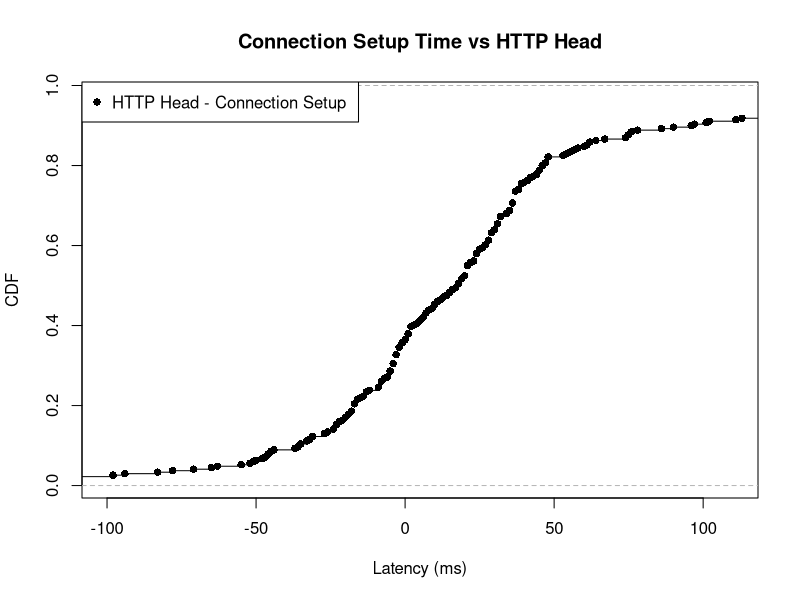

Here is the R script that generated this plot:
tcp_open <-c(75.00, 46.00, 37.00, 78.00, 86.00, 86.00, 45.00, 45.00, 45.00, 78.00, 78.00, 49.00, 49.00, 49.00, 49.00, 49.00, 54.00, 54.00, 54.00, 54.00, 54.00, 55.00, 93.00, 59.00, 59.00, 59.00, 212.00, 172.00, 172.00, 172.00, 111.00, 111.00, 78.00, 78.00, 460.00, 460.00, 493.00, 41.00, 92.00, 41.00, 75.00, 50.00, 50.00, 64.00, 64.00, 72.00, 62.00, 5.00, 65.00, 65.00, 65.00, 12.00, 16.00, 16.00, 16.00, 12.00, 65.00, 65.00, 42.00, 65.00, 39.00, 75.00, 42.00, 42.00, 34.00, 98.00, 42.00, 121.00, 121.00, 36.00, 165.00, 209.00, 165.00, 165.00, 165.00, 61.00, 61.00, 61.00, 658.00, 514.00, 229.00, 229.00, 264.00, 264.00, 165.00, 165.00, 165.00, 76.00, 74.00, 117.00, 76.00, 122.00, 122.00, 615.00, 44.00, 44.00, 44.00, 35.00, 35.00, 35.00, 35.00, 35.00, 35.00, 38.00, 38.00, 38.00, 29.00, 80.00, 32.00, 38.00, 29.00, 30.00, 29.00, 91.00, 30.00, 91.00, 58.00, 58.00, 58.00, 91.00, 58.00, 58.00, 742.00, 742.00, 742.00, 742.00, 62.00, 742.00, 62.00, 62.00, 52.00, 52.00, 52.00, 101.00, 52.00, 85.00, 64.00, 72.00, 72.00, 64.00, 72.00, 67.00, 91.00, 67.00, 67.00, 32.00, 32.00, 37.00, 64.00, 60.00, 62.00, 62.00, 60.00, 60.00, 52.00, 48.00, 101.00, 101.00, 101.00, 76.00, 101.00, 31.00, 73.00, 73.00, 73.00, 73.00, 43.00, 43.00, 43.00, 38.00, 28.00, 28.00, 114.00, 41.00, 114.00, 114.00, 45.00, 45.00, 45.00, 25.00, 33.00, 60.00, 33.00, 60.00, 33.00, 33.00, 32.00, 32.00, 32.00, 133.00, 133.00, 73.00, 73.00, 70.00, 70.00, 111.00, 111.00, 111.00, 111.00, 111.00, 196.00, 196.00, 196.00, 188.00, 319.00, 319.00, 319.00, 319.00, 319.00, 243.00, 84.00, 90.00, 90.00, 29.00, 29.00, 29.00, 29.00, 29.00, 81.00, 42.00, 90.00, 90.00, 33.00, 79.00, 79.00, 79.00, 79.00, 93.00, 93.00, 93.00, 75.00, 91.00, 91.00, 72.00, 72.00, 69.00, 78.00, 78.00, 81.00, 71.00, 76.00, 54.00, 54.00, 77.00, 77.00, 185.00, 92.00, 68.00, 68.00, 68.00, 103.00, 122.00, 122.00, 53.00, 53.00, 142.00, 68.00, 68.00, 68.00, 122.00, 60.00, 27.00, 27.00, 32.00, 70.00, 29.00, 29.00, 54.00, 52.00)

http_head<-c(112.00, 20.00, 32.00, 65.00, 72.00, 88.00, 66.00, 73.00, 27.00, 79.00, 89.00, 75.00, 85.00, 78.00, 70.00, 47.00, 59.00, 102.00, 240.00, 101.00, 118.00, 38.00, 90.00, 98.00, 170.00, 72.00, 114.00, 168.00, 248.00, 273.00, 168.00, 126.00, 99.00, 58.00, 527.00, 492.00, 555.00, 54.00, 55.00, 76.00, 117.00, 57.00, 319.00, 122.00, 52.00, 63.00, 38.00, 13.00, 57.00, 95.00, 72.00, 4.00, 3.00, 61.00, 102.00, 182.00, 60.00, 102.00, 58.00, 100.00, 53.00, 112.00, 25.00, 35.00, 50.00, 48.00, 36.00, 38.00, 43.00, 189.00, 210.00, 215.00, 167.00, 171.00, 186.00, 397.00, 437.00, 489.00, 669.00, 568.00, 107.00, 67.00, 170.00, 142.00, 130.00, 187.00, 184.00, 68.00, 97.00, 46.00, 31.00, 67.00, 146.00, 29.00, 22.00, 29.00, 62.00, 95.00, 62.00, 77.00, 66.00, 96.00, 64.00, 20.00, 63.00, 36.00, 27.00, 44.00, 24.00, 75.00, 31.00, 26.00, 69.00, 99.00, 27.00, 120.00, 481.00, 497.00, 504.00, 64.00, 527.00, 999.99, 153.00, 999.99, 999.99, 999.99, 27.00, 999.99, 46.00, 64.00, 89.00, 100.00, 127.00, 129.00, 91.00, 68.00, 68.00, 73.00, 77.00, 64.00, 84.00, 95.00, 44.00, 98.00, 64.00, 68.00, 69.00, 33.00, 85.00, 59.00, 94.00, 159.00, 58.00, 67.00, 49.00, 94.00, 125.00, 98.00, 175.00, 31.00, 110.00, 62.00, 52.00, 73.00, 68.00, 92.00, 58.00, 27.00, 42.00, 134.00, 66.00, 24.00, 82.00, 62.00, 83.00, 62.00, 63.00, 29.00, 55.00, 64.00, 24.00, 29.00, 43.00, 63.00, 228.00, 31.00, 61.00, 134.00, 33.00, 110.00, 113.00, 118.00, 119.00, 106.00, 117.00, 78.00, 141.00, 88.00, 145.00, 107.00, 169.00, 177.00, 163.00, 357.00, 355.00, 360.00, 372.00, 256.00, 273.00, 51.00, 102.00, 77.00, 114.00, 24.00, 172.00, 107.00, 61.00, 105.00, 59.00, 117.00, 180.00, 240.00, 65.00, 56.00, 125.00, 103.00, 104.00, 117.00, 103.00, 112.00, 106.00, 116.00, 204.00, 106.00, 109.00, 201.00, 115.00, 121.00, 98.00, 119.00, 96.00, 56.00, 222.00, 53.00, 74.00, 168.00, 48.00, 49.00, 61.00, 124.00, 123.00, 144.00, 57.00, 89.00, 80.00, 96.00, 51.00, 116.00, 69.00, 74.00, 104.00, 66.00, 89.00, 31.00, 19.00, 84.00, 50.00, 83.00, 84.00)


plot(ecdf((http_head - tcp_open)), lty=1, col="black", pch = 16, xlab="Latency (ms)", ylab="CDF", main="Connection Setup Time vs HTTP Head", xlim=c(-100, 110))

legend("topleft",  pch = c(16), legend=c("HTTP Head - Connection Setup "), col=c("black"))
